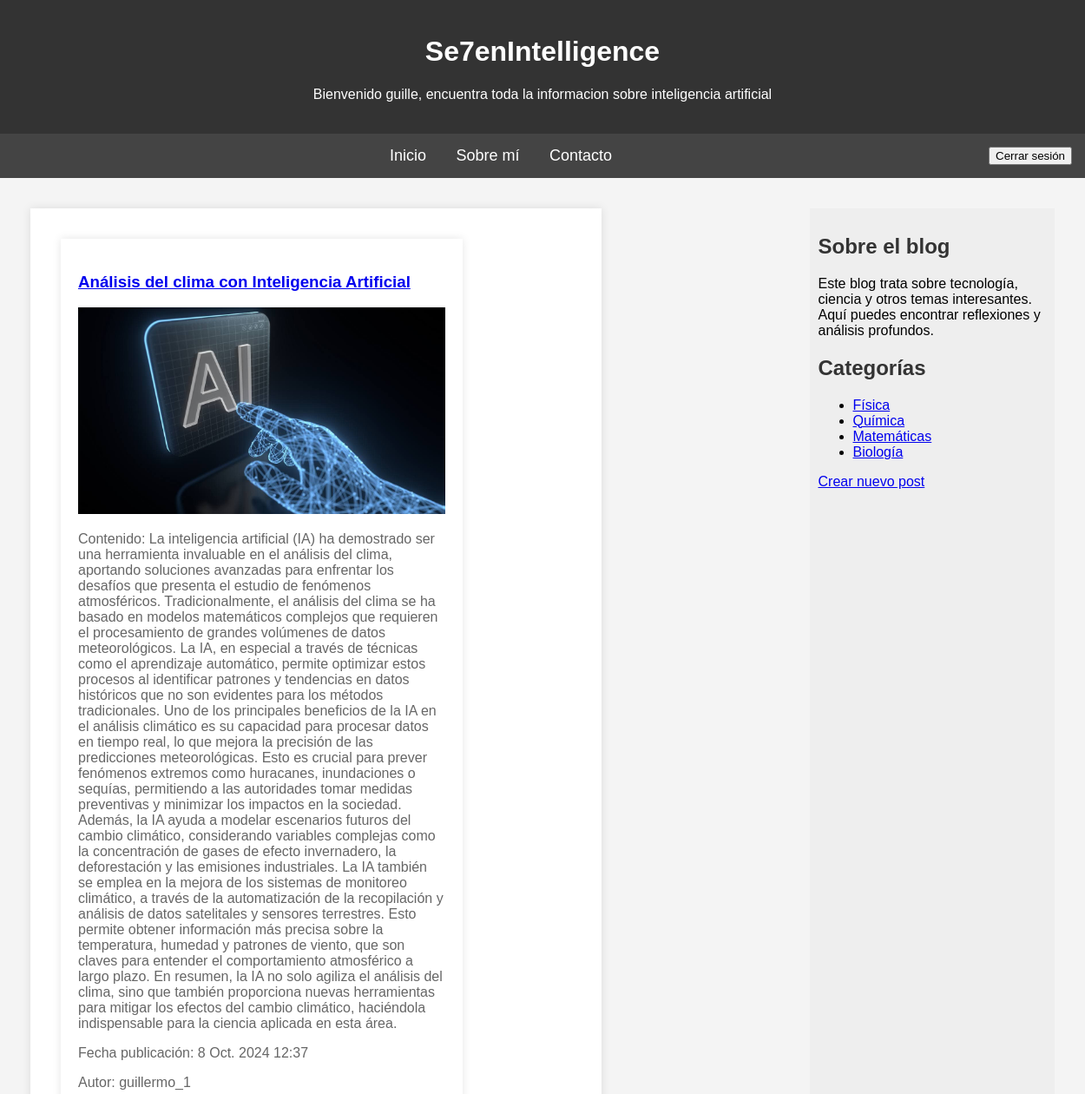
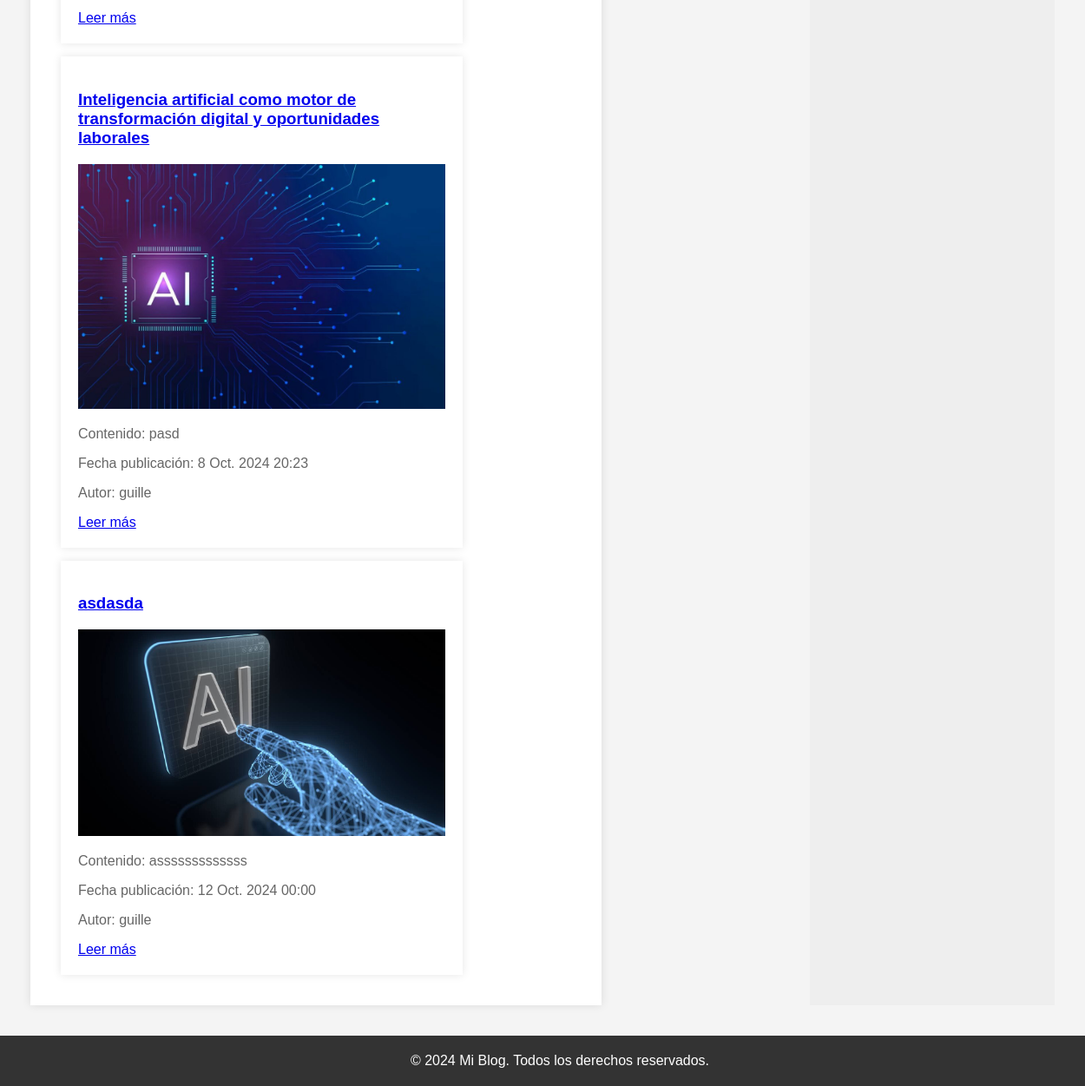
Screenshot of / (signed in) with the database file from the repository (2 pictures, top to bottom).
### myblog/models.py (models this page shows, shortened)
class Post(models.Model):
    autor = models.ForeignKey(settings.AUTH_USER_MODEL, on_delete=models.CASCADE)
    titulo = models.CharField(max_length=200)
    resumen = models.TextField(max_length=50000)
    fecha_creacion = models.DateTimeField(default=timezone.now)
    fecha_publicacion = models.DateTimeField(blank=True, null=True)
    contenido = models.TextField(max_length=50000)
    imagen = models.ImageField(null=True, blank= True,upload_to= "img/posts", help_text= "Imagen del post")
    categorias = models.ManyToManyField('Categoria', related_name="posts")

### myblog/views.py (the view)
# urls.py: path("", inicio, name="inicio"),  # Ruta para la vista de inicio
def inicio(request):
    ultimosposts = Post.objects.all().order_by('fecha_publicacion')[:4]  # Cambia si necesitas limitar e numero de posts
    return render(request, 'inicio.html', {'ultimosposts': ultimosposts})

### templates/inicio.html
{% extends 'base.html' %}
{% load static %}
{% block content %}
<section>
    <div class="post">
        {% for post in ultimosposts %}
        <article class="post">
            <h3><a href="{% url 'post_detalle' post.id %}">{{ post.titulo }}</a></h3>
            {% if post.imagen %}
               <img class="imagen" src="{{ post.imagen.url }}" alt="Imagen de {{ post.titulo }}" />
            {% else %}
                <p>No hay imagen disponible.</p>
            {% endif %}
            <p>Contenido: {{ post.resumen }}</p>
            <p>Fecha publicación: {{ post.fecha_publicacion }}</p>
            <p>Autor: {{ post.autor }}</p>
            <a href="{% url 'post_detalle' post.id %}">Leer más</a>
        </article>
        {% empty %}
            <p>No hay posts disponibles.</p>
        {% endfor %}
    </div>
</section>
{% endblock %}

### templates/base.html (shortened to what this page needs)
<!DOCTYPE html>
{% load static %}
<html lang="es">
<head>
</head>
<body>
<header>
    {% if user.is_authenticated %}
        <h1>Se7enIntelligence</h1>
        <p>Bienvenido {{ user.username }}, encuentra toda la informacion sobre inteligencia artificial</p>
    {% else %}
        <h1>Se7enIntelligence</h1>
        <p>Bienvenido a Se7enIntelligence, encuentra toda la informacion sobre inteligencia artificial</p>
    {% endif %}
</header>
<nav>
    <a href="{% url 'inicio' %}">Inicio</a>
    <a href="{% url 'acerca_de' %}">Sobre mí</a>
    <a href="{% url 'contacto' %}">Contacto</a>
    <span style="float: right;">
        {% if user.is_authenticated %}
        <form method="POST" action="{% url 'logout' %}" style="display:inline;">
            <button type="submit">Cerrar sesión</button>
        </form>
    {% else %}
        <a href="{% url 'login' %}">Iniciar sesión</a> | <a href="{% url 'signup' %}">Registrarse</a>
    {% endif %}
    </span>
</nav>
<main>
    <section class = "container">
        {% block content %}
        {% endblock %}
    </section>
    <aside class="sidebar">
        <h2>Sobre el blog</h2>
        <p>Este blog trata sobre tecnología, ciencia y otros temas interesantes. Aquí puedes encontrar reflexiones y análisis profundos.</p>
        <h2>Categorías</h2>
        <ul>
            <li><a href="#">Física</a></li>
            <li><a href="#">Química</a></li>
            <li><a href="#">Matemáticas</a></li>
            <li><a href="#">Biología</a></li>
        </ul>
        {% if user.is_authenticated %}
            {% if user.is_staff %}
                <a href="{% url 'cargar_publicacion' %}">Crear nuevo post</a>
            {% endif %}
        {% endif %}
    </aside>
</main>
<footer>
    <p>&copy; 2024 Mi Blog. Todos los derechos reservados.</p>
</footer>
</body>
</html>

### templates/base.html (style rules this page uses)
body { font-family: Arial, sans-serif; margin: 0; padding: 0; background-color: #f4f4f4; }
header { background-color: #333; color: white; padding: 20px; text-align: center; }
nav { background-color: #444; padding: 15px; text-align: center; }
nav a { color: white; margin: 0 15px; text-decoration: none; font-size: 18px; }
main { display: flex; flex: 1; flex-wrap: wrap; justify-content: space-between; padding: 20px; }
.post { background-color: white; margin: 15px; padding: 20px; box-shadow: 0px 0px 10px rgba(0, 0, 0, 0.1); width: calc(70% - 10px); }
.imagen { width: 100%; }
.sidebar { background-color: #eee; padding: 10px; width: calc(25% - 40px); margin: 15px; }
.container { flex: 1; width: calc(70%); }
.post h2, .sidebar h2 { color: #333; }
.post p { color: #666; }
footer { background-color: #333; color: white; text-align: center; padding: 20px; position: relative; bottom: 0; width: 100%; }
footer p { margin: 0; }

### rows the page displays
Post: titulo "Análisis del clima con Inteligencia Artificial", imagen (picture), resumen "La inteligencia artificial (IA) ha demostrado ser una herramienta invaluable en el análisis del clima, aportando soluciones avanzadas para enfrentar los desafíos que presenta el estudio de fenómenos atmosféricos. Tradicionalmente, el análisis del clima se ha basado en modelos matemáticos complejos que requieren el procesamiento de grandes volúmenes de datos meteorológicos. La IA, en especial a través de técnicas como el aprendizaje automático, permite optimizar estos procesos al identificar patrones y tendencias en datos históricos que no son evidentes para los métodos tradicionales. Uno de los principales beneficios de la IA en el análisis climático es su capacidad para procesar datos en…", fecha_publicacion "8 Oct. 2024 12:37", autor "guillermo_1"
Post: titulo "Inteligencia artificial como motor de transformación digital y oportunidades laborales", imagen (picture), resumen "pasd", fecha_publicacion "8 Oct. 2024 20:23", autor "guille"
Post: titulo "asdasda", imagen (picture), resumen "asssssssssssss", fecha_publicacion "12 Oct. 2024 00:00", autor "guille"

### other values shown
{{ user.username }} "guille"
